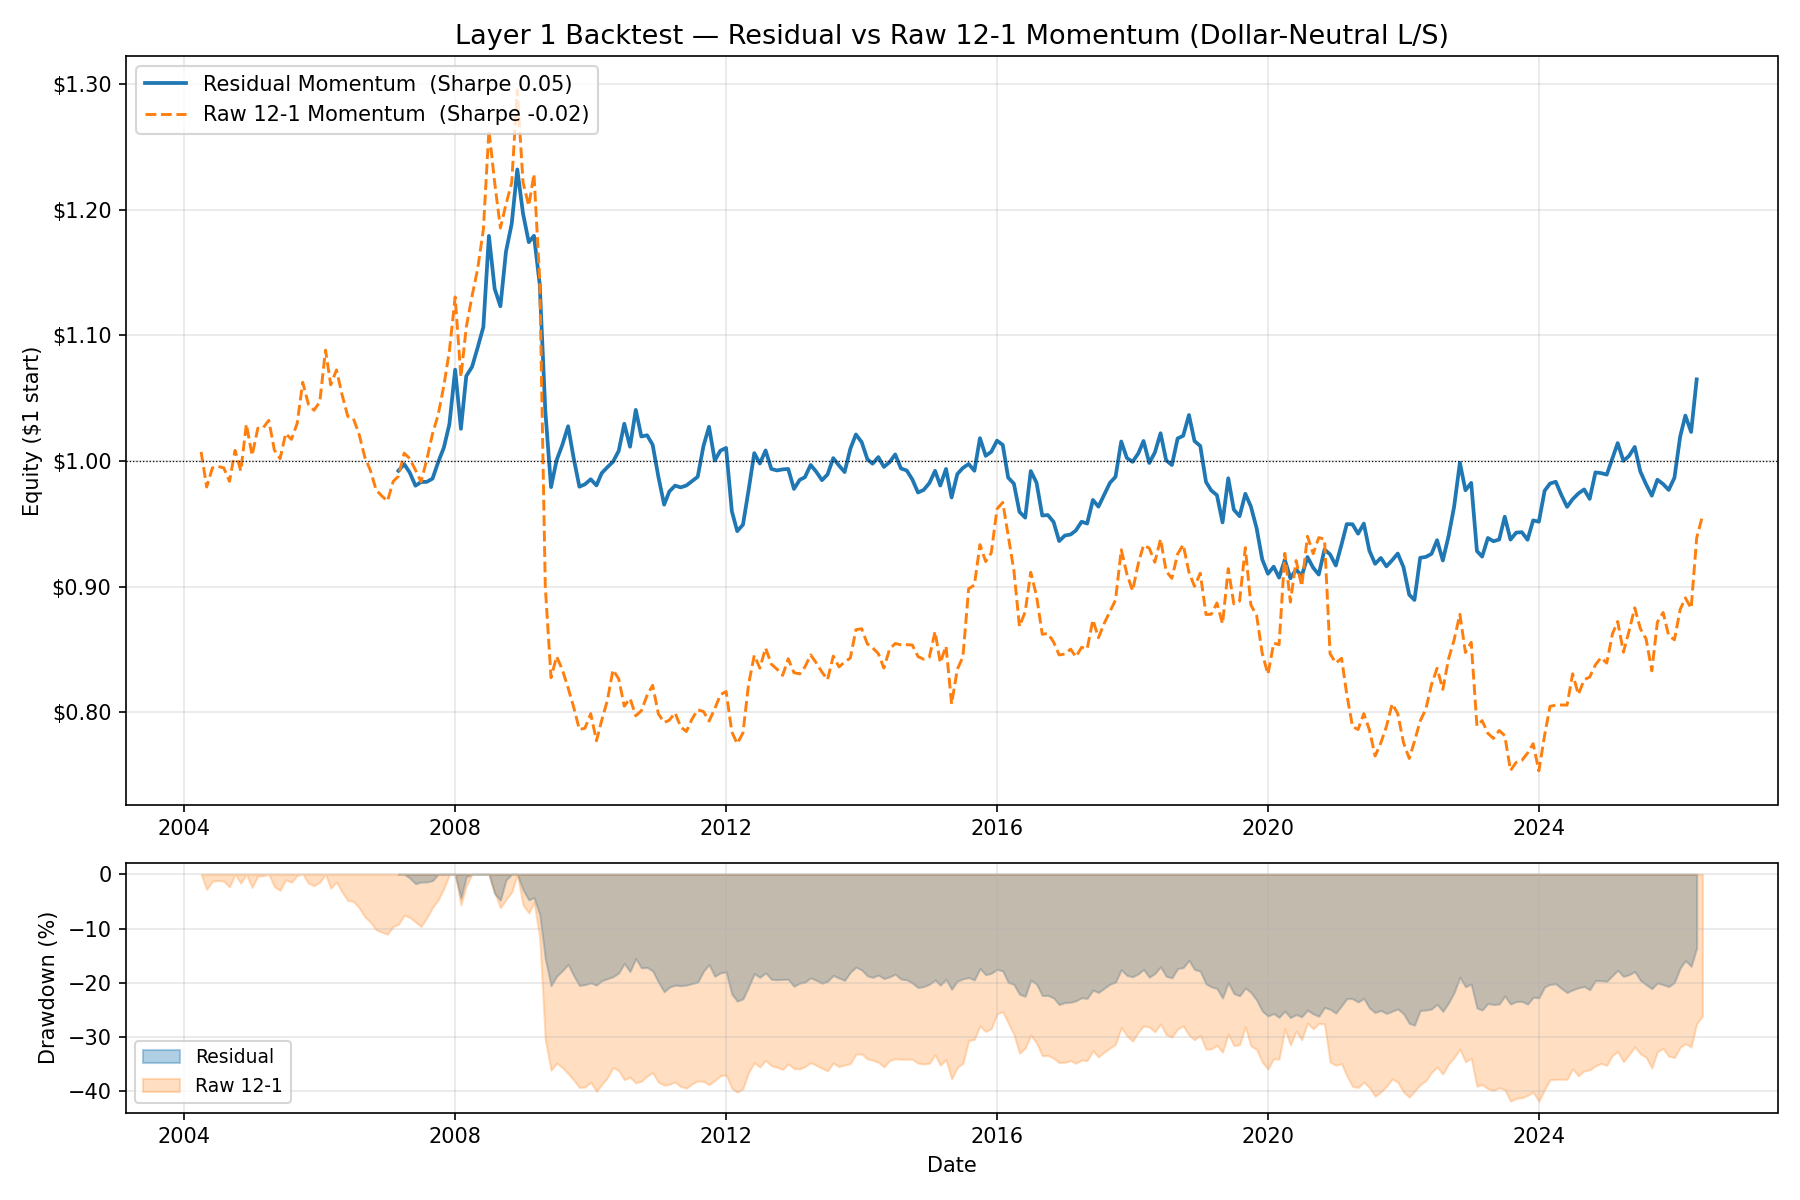

Generate this figure with Python:

import os
import glob
import numpy as np
import pandas as pd
import matplotlib
matplotlib.use("Agg")          # headless: save PNG without opening a GUI window
import matplotlib.pyplot as plt
import matplotlib.ticker as mtick

# ── Config ──────────────────────────────────────────────────────────────────
RESIDUALS_PATH  = "residuals.parquet"
PRICES_PATH     = "SP500/data/prices_daily.parquet"
MEMBERSHIP_GLOB = "SP500/S&P 500 Historical Components & Changes*.csv"

SCORE_WINDOW    = 12     # months in 13-2 lookback (t-13 to t-2)
N_LONG          = 50     # top-decile stocks to go long
N_SHORT         = 50     # bottom-decile stocks to short
MAX_ABS_RET     = 1.0    # NaN any monthly return beyond +/-100% (bad prints)

# ── 1. Load data ─────────────────────────────────────────────────────────────
residuals = pd.read_parquet(RESIDUALS_PATH)
residuals.index = pd.to_datetime(residuals.index)

prices = pd.read_parquet(PRICES_PATH)
prices["date"] = pd.to_datetime(prices["date"], unit="ms")
close = prices.pivot(index="date", columns="ticker", values="close").sort_index()
monthly_close  = close.resample("ME").last()
monthly_ret    = monthly_close.pct_change(fill_method=None)

# bad-print guard: NaN any monthly move beyond +/-100% so corrupt prints from
# delisted/illiquid names can't compound the backtest to infinity. This mirrors
# the guard residualization.py already applied before building residuals.parquet.
bad = monthly_ret.abs() > MAX_ABS_RET
n_bad = int(bad.sum().sum())
monthly_ret = monthly_ret.mask(bad)
print(f"[guard] NaN'd {n_bad} monthly returns beyond +/-{MAX_ABS_RET:.0%}")

print(f"Residuals: {residuals.shape}  |  {residuals.index.min().date()} → {residuals.index.max().date()}")
print(f"Monthly returns: {monthly_ret.shape}  |  {monthly_ret.index.min().date()} → {monthly_ret.index.max().date()}")

# ── 1b. Point-in-time S&P 500 membership (for the raw baseline's scoring) ─────
# residuals.parquet is already membership-masked, so the residual signal only
# ranks true members. To keep the raw 12-1 baseline apples-to-apples, we build a
# member-masked copy of monthly_ret and score the baseline off that.
def load_membership():
    files = glob.glob(MEMBERSHIP_GLOB)
    if not files:
        raise FileNotFoundError(f"No membership CSV matching {MEMBERSHIP_GLOB}")
    newest = max(files, key=os.path.getmtime)
    print(f"[membership] loading: {os.path.basename(newest)}")
    m = pd.read_csv(newest)
    m["date"] = pd.to_datetime(m["date"])
    m = m.sort_values("date").reset_index(drop=True)
    # normalise ticker format to match price columns: '.' -> '-' (BRK.B -> BRK-B)
    m["members"] = m["tickers"].apply(
        lambda s: {t.replace(".", "-").strip() for t in str(s).split(",")})
    return m[["date", "members"]]

def members_asof(membership, when):
    prior = membership[membership["date"] <= when]
    return prior.iloc[-1]["members"] if not prior.empty else set()

membership = load_membership()

monthly_ret_member = monthly_ret.copy()
for t in monthly_ret_member.index:
    members = members_asof(membership, t)
    non_members = [c for c in monthly_ret_member.columns if c not in members]
    monthly_ret_member.loc[t, non_members] = np.nan
kept = int(monthly_ret_member.notna().sum().sum())
print(f"[membership] member-masked return cells kept: {kept:,}")

# ── 2. Residual momentum scores (13-2 lookback, skip most recent month) ──────
# shift(1) skips t-1 (the most recent month); rolling(12) then covers t-13 to t-2
mom_sum = residuals.shift(1).rolling(SCORE_WINDOW).sum()
mom_std = residuals.shift(1).rolling(SCORE_WINDOW).std()
res_scores = mom_sum / mom_std   # standardised residual momentum score

# ── 3. Raw 12-1 momentum scores (baseline) ───────────────────────────────────
# Same skip-month convention; cumulative raw return over the same window.
# Scored off the member-masked returns so it ranks the same universe the
# residual signal does (true point-in-time S&P 500 members only).
raw_scores = monthly_ret_member.shift(1).rolling(SCORE_WINDOW).sum()

print(f"\nScore panel (residual): {res_scores.notna().sum().sum():,} valid observations")
print(f"Score panel (raw 12-1): {raw_scores.notna().sum().sum():,} valid observations")

# ── 4. Portfolio construction ─────────────────────────────────────────────────
def build_weights(score_row, n_long=N_LONG, n_short=N_SHORT):
    """Dollar-neutral long/short weights from a cross-sectional score row."""
    valid = score_row.dropna()
    if len(valid) < n_long + n_short:
        return None
    ranked = valid.rank(ascending=True)   # 1 = worst, N = best
    n      = len(ranked)
    longs  = ranked[ranked > n - n_long].index
    shorts = ranked[ranked <= n_short].index
    w = pd.Series(0.0, index=valid.index)
    w[longs]  = +0.5 / len(longs)
    w[shorts] = -0.5 / len(shorts)
    return w   # sums to ~0 (dollar-neutral)

# ── 5. Backtest engine ────────────────────────────────────────────────────────
def run_backtest(scores, label):
    """
    For each month t in scores, form the portfolio and measure the return
    over the following month (t → t+1).
    """
    dates  = sorted(set(scores.index) & set(monthly_ret.index))
    result = []

    for i, t in enumerate(dates[:-1]):
        t_next = dates[i + 1]
        w = build_weights(scores.loc[t])
        if w is None:
            continue

        # forward returns: stocks need a price at both t and t+1
        fwd = monthly_ret.loc[t_next]
        common = w.index.intersection(fwd.dropna().index)
        if common.empty:
            continue

        w_adj  = w[common]
        port_r = (w_adj * fwd[common]).sum()

        result.append({
            "date"   : t_next,
            "return" : port_r,
            "n_long" : (w_adj > 0).sum(),
            "n_short": (w_adj < 0).sum(),
        })

    df = pd.DataFrame(result).set_index("date")
    print(f"\n[{label}] periods traded: {len(df)} | "
          f"avg long legs: {df['n_long'].mean():.0f} | "
          f"avg short legs: {df['n_short'].mean():.0f}")
    return df["return"]


res_returns = run_backtest(res_scores, "Residual Momentum")
raw_returns = run_backtest(raw_scores, "Raw 12-1 Momentum")

# ── 6. Performance metrics ────────────────────────────────────────────────────
def compute_metrics(returns, label):
    r       = returns.dropna()
    n       = len(r)
    ann_ret = (1 + r).prod() ** (12 / n) - 1
    ann_vol = r.std() * np.sqrt(12)
    sharpe  = ann_ret / ann_vol
    eq      = (1 + r).cumprod()
    max_dd  = (eq / eq.cummax() - 1).min()
    print(f"  {label:<25}  Ann.Ret={ann_ret:+.1%}  Vol={ann_vol:.1%}  "
          f"Sharpe={sharpe:.2f}  MaxDD={max_dd:.1%}  N={n}mo")
    return {"ann_ret": ann_ret, "ann_vol": ann_vol, "sharpe": sharpe, "max_dd": max_dd}

print("\n" + "="*70)
print("LAYER 1 PERFORMANCE SUMMARY")
print("="*70)
m_res = compute_metrics(res_returns, "Residual Momentum")
m_raw = compute_metrics(raw_returns, "Raw 12-1 Momentum")

# ── 7. Equity curves ──────────────────────────────────────────────────────────
fig, axes = plt.subplots(2, 1, figsize=(12, 8), gridspec_kw={"height_ratios": [3, 1]})

ax1 = axes[0]
common_idx = res_returns.index.intersection(raw_returns.index)

eq_res = (1 + res_returns).cumprod()
eq_raw = (1 + raw_returns).cumprod()

ax1.plot(eq_res, label=f"Residual Momentum  (Sharpe {m_res['sharpe']:.2f})", lw=1.8, color="#1f77b4")
ax1.plot(eq_raw, label=f"Raw 12-1 Momentum  (Sharpe {m_raw['sharpe']:.2f})", lw=1.4, color="#ff7f0e", linestyle="--")
ax1.axhline(1, color="black", lw=0.6, linestyle=":")
ax1.set_title("Layer 1 Backtest — Residual vs Raw 12-1 Momentum (Dollar-Neutral L/S)", fontsize=13)
ax1.set_ylabel("Equity ($1 start)")
ax1.legend(loc="upper left", fontsize=10)
ax1.yaxis.set_major_formatter(mtick.FuncFormatter(lambda x, _: f"${x:.2f}"))
ax1.grid(alpha=0.3)

# Drawdown panel
dd_res = (eq_res / eq_res.cummax() - 1) * 100
dd_raw = (eq_raw / eq_raw.cummax() - 1) * 100
ax2 = axes[1]
ax2.fill_between(dd_res.index, dd_res, 0, alpha=0.35, color="#1f77b4", label="Residual")
ax2.fill_between(dd_raw.index, dd_raw, 0, alpha=0.25, color="#ff7f0e", label="Raw 12-1")
ax2.set_ylabel("Drawdown (%)")
ax2.set_xlabel("Date")
ax2.legend(loc="lower left", fontsize=9)
ax2.grid(alpha=0.3)

plt.tight_layout()
plt.savefig("layer1_backtest.png", dpi=150)
print("\nSaved → layer1_backtest.png")
